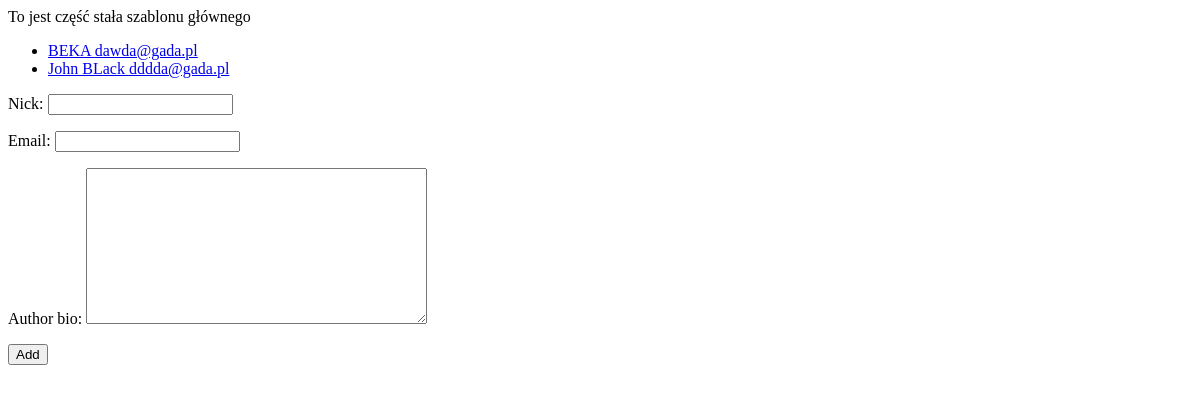
The page /posts/authors/ on the database as committed earlier.
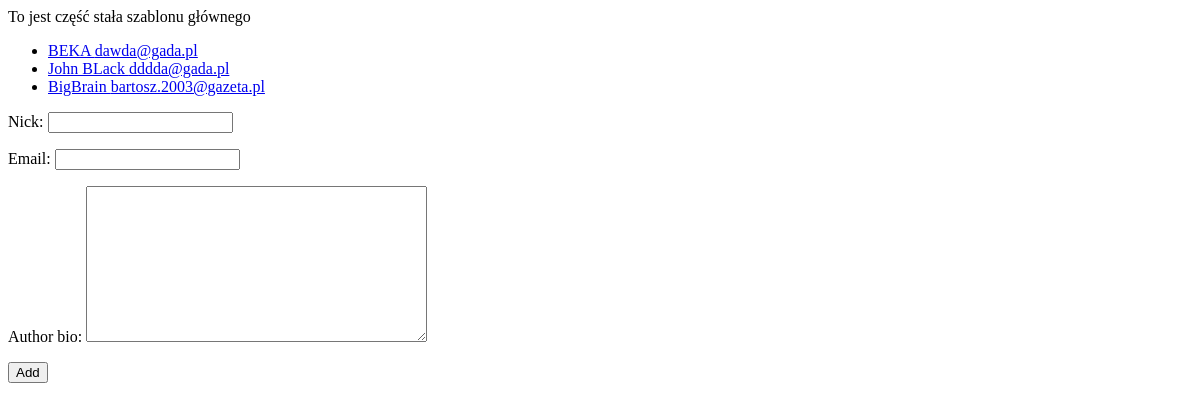
The same page on the database as committed later.
### posts/models.py (models this page shows, shortened)
class Author(models.Model):
    nick = models.CharField(max_length=50, unique=True, null=False)
    email = models.EmailField(null=False, unique=True)
    author_bio = models.TextField(blank=True)

### posts/views.py (the view, shortened to what this page needs)
# urls.py: path('authors/', author_list, name='a_list'),
def author_list(request):
    form = AuthorForm()
    authors = Author.objects.all()
    return render(
        request=request,
        template_name='author_list.html',
        context={
            'authors': authors,
            'form' : form
            }
    )

### posts/forms.py (shortened to what this page needs)
class AuthorForm(forms.Form):
    nick = forms.CharField(required=True)
    email = forms.EmailField(required=True)
    author_bio = forms.CharField(widget=forms.Textarea, required=False)

### posts/templates/author_list.html (shortened to what this page needs)
{% extends "maths/main.html" %}
{% block content %}
   <ul>
       {% for a in authors  %}
           <li><a href="{% url "posts:a_details" a.id %}">{{ a.nick }} {{ a.email }}</a></li>
       {% endfor %}
   </ul>
   <form action="" method="post">
    {{ form.as_p }}
    <input type="submit" value="Add">
   </form>
{% endblock %}

Rows that differ between the two databases and show on the page:
added Author: nick "BigBrain", email "bartosz.2003@gazeta.pl"
